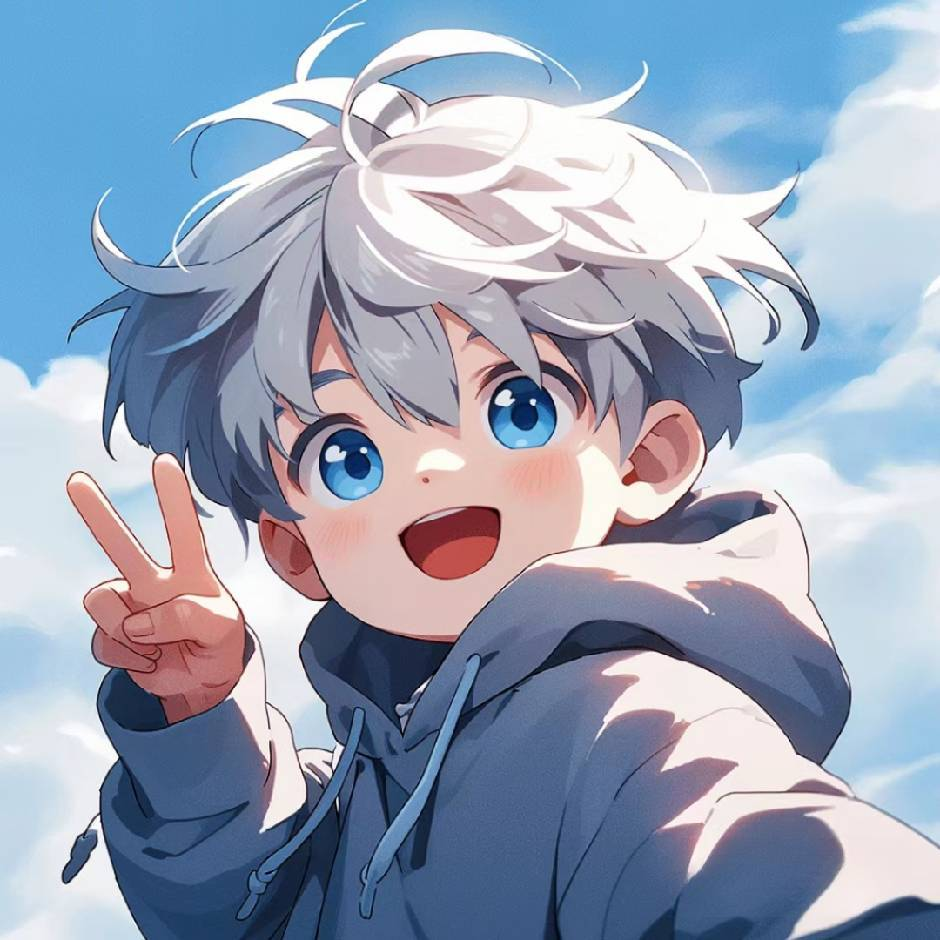
#> input picture 52-王嘉男-上海/5th_week/hi.jpg, 940 x 940 px
$ python 2_K_Means.py
#> lines starting #> are read from the running program, lines starting #| are printed output that depends on the picture
import cv2
import numpy as np
import matplotlib.pyplot as plt

# 读取原始图像
img = cv2.imread('hi.jpg')
#> img is the input picture: shape (940, 940, 3); mean B, G, R 185.5, 164.6, 151.9
print(img.shape)
#| (940, 940, 3)

# 图像二维像素转换为一维
data = img.reshape((-1, 3))
data = np.float32(data)

# 停止条件 (type,max_iter,epsilon)
criteria = (cv2.TERM_CRITERIA_EPS +
            cv2.TERM_CRITERIA_MAX_ITER, 10, 1.0)

# 设置标签
flags = cv2.KMEANS_RANDOM_CENTERS

# K-Means聚类 聚集成2类
compactness2, labels2, centers2 = cv2.kmeans(data, 2, None, criteria, 10, flags)
#> compactness2 = 3.64e+09; centers2 = [[118, 88.26, 80.04], [218.5, 202.1, 187.1]]

# K-Means聚类 聚集成4类
compactness4, labels4, centers4 = cv2.kmeans(data, 4, None, criteria, 10, flags)
#> compactness4 = 1.36e+09; centers4 = [[163.9, 154.9, 176.5], [114.6, 82.59, 68.82], [219.8, 174.1, 110.8], [231.9, 227, 225.4]]

# K-Means聚类 聚集成8类
compactness8, labels8, centers8 = cv2.kmeans(data, 8, None, criteria, 10, flags)
#> compactness8 = 580938748.5; centers8 = [[230.2, 211.3, 186.3], [78.41, 51.93, 43.56], [131.8, 96.23, 77.37], [240, 237.4, 237.1], [209.8, 176, 134.9], [219.8, 169.4, 98.47], [133.5, 123.6, 159.6], [183.7, 180.7, 202]]

# K-Means聚类 聚集成16类
compactness16, labels16, centers16 = cv2.kmeans(data, 16, None, criteria, 10, flags)
#> compactness16 = 261200781.5; centers16 = 16 rows, first 8: [45.65, 40.61, 104.6], [242.6, 242.5, 246], [133.6, 95.47, 72.51], [228.6, 205.6, 175.4], [139.5, 144.3, 203.7], [183, 169.1, 170.4], [186.9, 190, 221.1], [55.7, 32.48, 21.74]

# K-Means聚类 聚集成32类
compactness32, labels32, centers32 = cv2.kmeans(data, 32, None, criteria, 10, flags)
#> compactness32 = 134652375.5; centers32 = 32 rows, first 8: [69.72, 68.42, 137.2], [127.5, 87.85, 60.83], [88.64, 70.26, 76.77], [134.8, 142.3, 209.2], [106.3, 91.57, 103.2], [119.7, 119.8, 183.1], [140.4, 120.4, 135], [183.4, 190.9, 228.3]

# 图像转换回uint8二维类型
centers2 = np.uint8(centers2)
#> centers2 = [[117, 88, 80], [218, 202, 187]]
res = centers2[labels2.flatten()]
dst2 = res.reshape((img.shape))
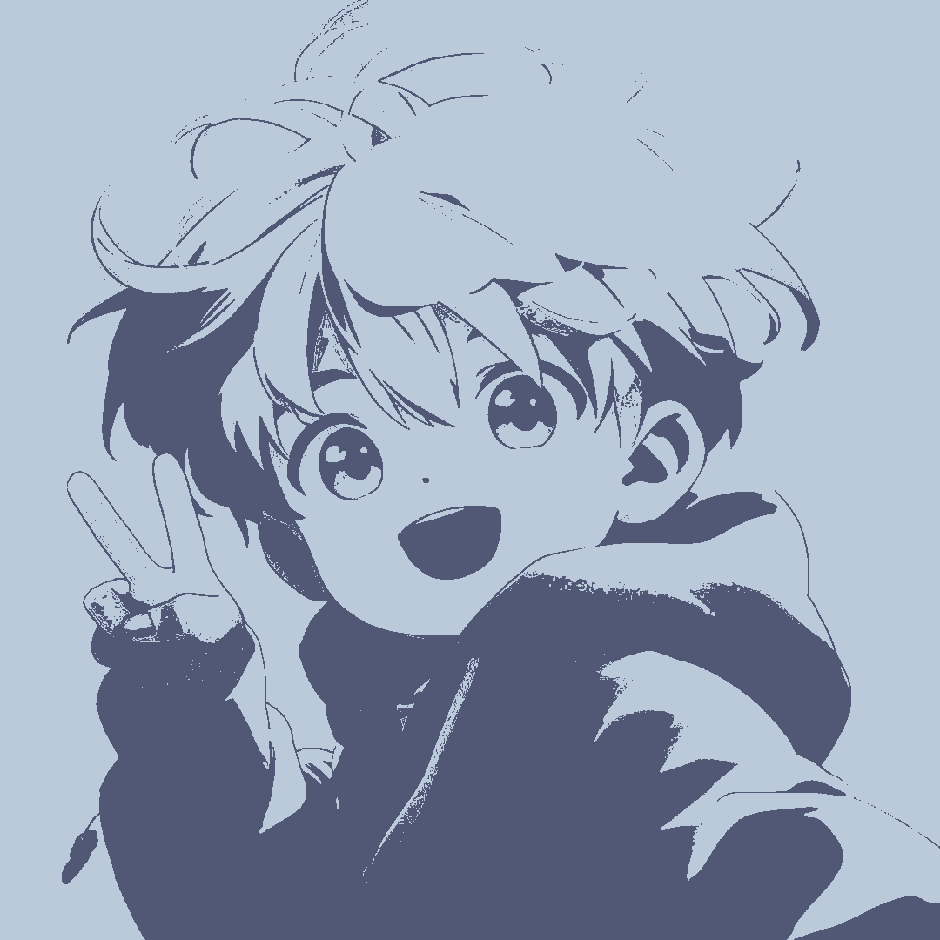
#> dst2: shape (940, 940, 3); mean B, G, R 184.8, 164.5, 151.8

centers4 = np.uint8(centers4)
#> centers4 = [[163, 154, 176], [114, 82, 68], [219, 174, 110], [231, 227, 225]]
res = centers4[labels4.flatten()]
dst4 = res.reshape((img.shape))
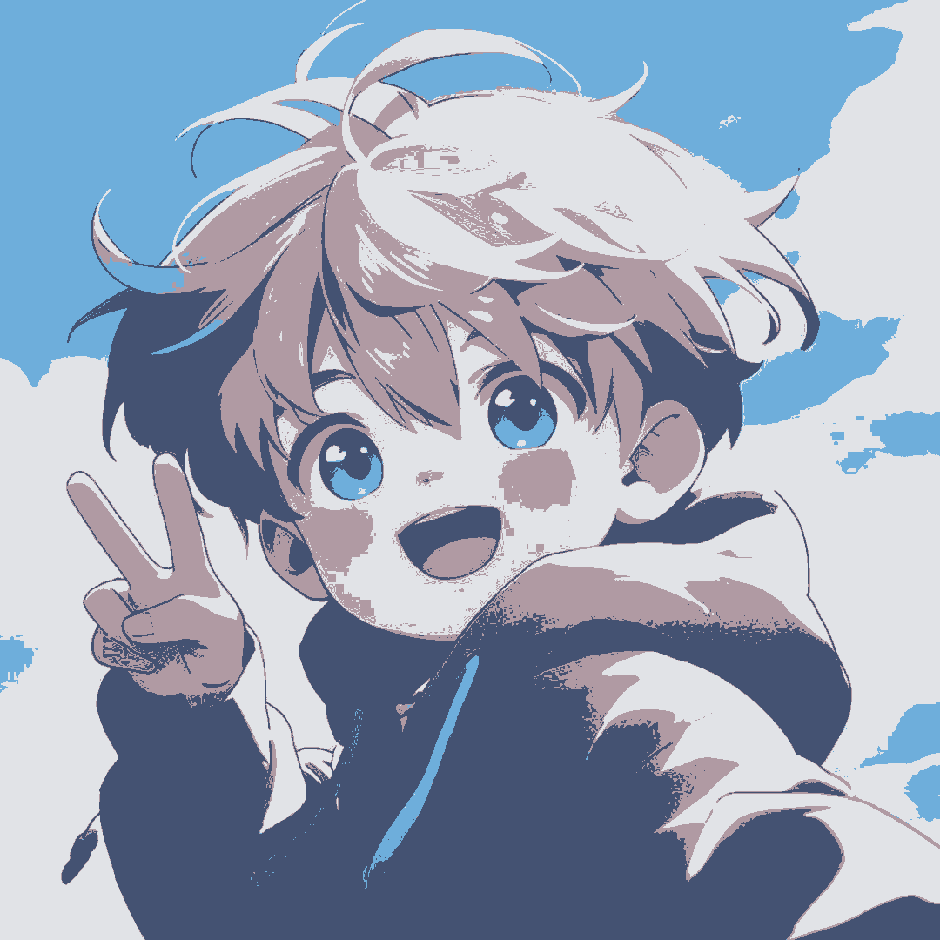
#> dst4: shape (940, 940, 3); mean B, G, R 184.6, 164.3, 151.3

centers8 = np.uint8(centers8)
#> centers8 = [[230, 211, 186], [78, 51, 43], [131, 96, 77], [239, 237, 237], [209, 175, 134], [219, 169, 98], [133, 123, 159], [183, 180, 202]]
res = centers8[labels8.flatten()]
dst8 = res.reshape((img.shape))
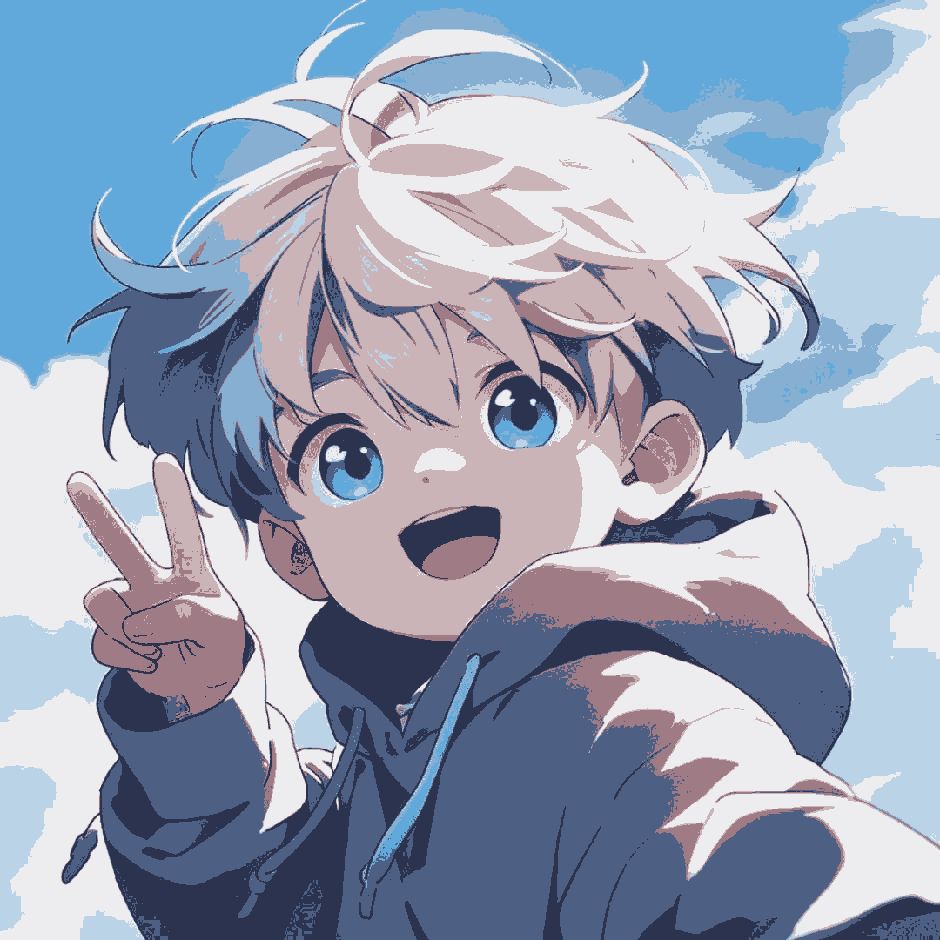
#> dst8: shape (940, 940, 3); mean B, G, R 184.8, 164.1, 151.6

centers16 = np.uint8(centers16)
#> centers16 = 16 rows, first 8: [45, 40, 104], [242, 242, 245], [133, 95, 72], [228, 205, 175], [139, 144, 203], [182, 169, 170], [186, 189, 221], [55, 32, 21]
res = centers16[labels16.flatten()]
dst16 = res.reshape((img.shape))
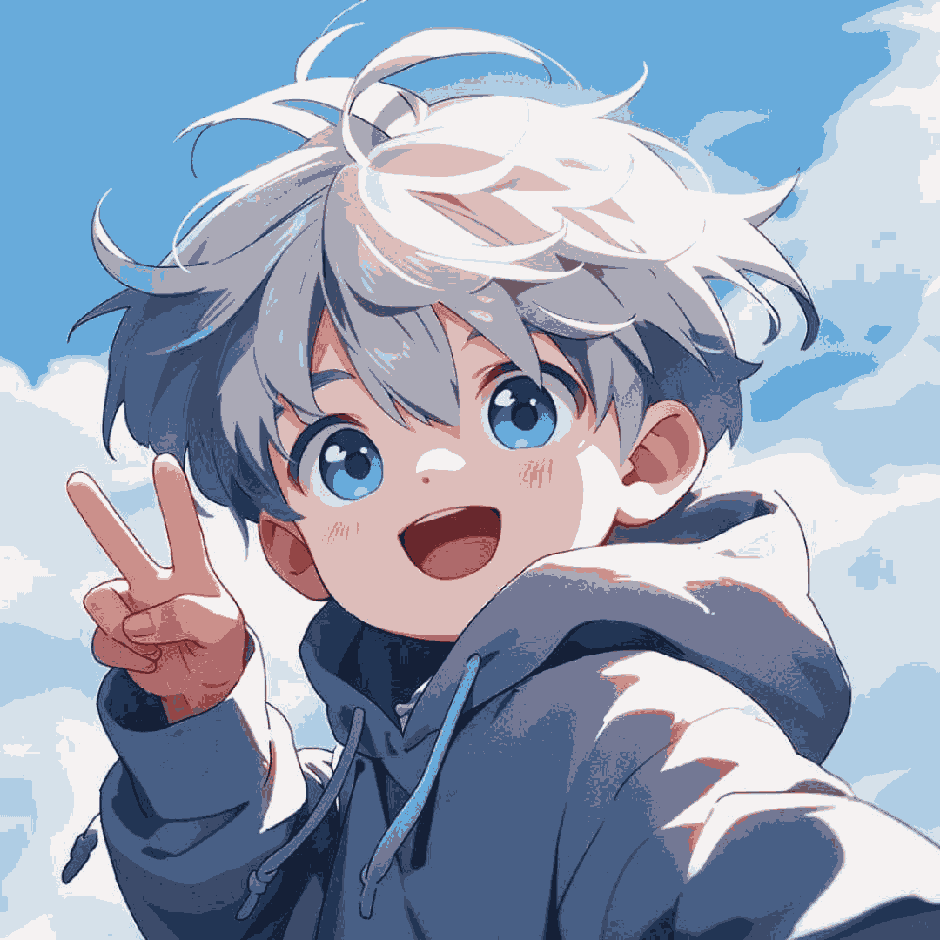
#> dst16: shape (940, 940, 3); mean B, G, R 184.8, 164.1, 151.4

centers32 = np.uint8(centers32)
#> centers32 = 32 rows, first 8: [69, 68, 137], [127, 87, 60], [88, 70, 76], [134, 142, 209], [106, 91, 103], [119, 119, 183], [140, 120, 135], [183, 190, 228]
res = centers32[labels32.flatten()]
dst32 = res.reshape((img.shape))

# 图像转换为RGB显示
img = cv2.cvtColor(img, cv2.COLOR_BGR2RGB)
dst2 = cv2.cvtColor(dst2, cv2.COLOR_BGR2RGB)
dst4 = cv2.cvtColor(dst4, cv2.COLOR_BGR2RGB)
dst8 = cv2.cvtColor(dst8, cv2.COLOR_BGR2RGB)
dst16 = cv2.cvtColor(dst16, cv2.COLOR_BGR2RGB)
dst32 = cv2.cvtColor(dst32, cv2.COLOR_BGR2RGB)

# 用来正常显示中文标签
plt.rcParams['font.sans-serif'] = ['SimHei']

# 显示图像
titles = [u'原始图像', u'聚类图像 K=2', u'聚类图像 K=4',
          u'聚类图像 K=8', u'聚类图像 K=16', u'聚类图像 K=32']
images = [img, dst2, dst4, dst8, dst16, dst32]
for i in range(6):
    plt.subplot(2, 3, i + 1), plt.imshow(images[i], 'gray'),
    plt.title(titles[i])
    plt.xticks([]), plt.yticks([])
plt.show()
